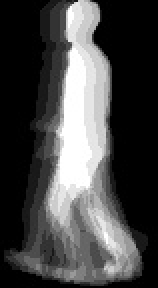
#> input picture gei100.jpg, 79 x 144 px, given in place of 001-nm-01-090-047.png, which was not available (shown 2 times larger)
$ jupyter execute --allow-errors gei_generation.ipynb   (older library calls are emulated)
#> lines starting #> are read from the running program, lines starting #| are printed output that depends on the picture; after the words box and inside, x2 and y2 are one past the last pixel; in counts of white or black regions, pixels touching at a corner belong together; pictures that were not available may be replaced by others from this repository, and a replacement may not be noted
#> further down, sample_image is the input picture: shape (144, 79); min 0, max 255, mean 71.2
[cell 1]
import cv2
import os
import sys
import numpy as np
import imutils
import math
print(os.getcwd())

[cell 2]
def getFeatures(sample_image,sample_image_rgb):
    thresh = cv2.threshold(sample_image, 45, 255, cv2.THRESH_BINARY)[1]
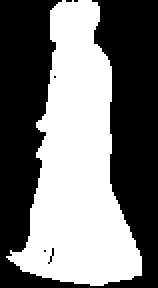
#> thresh: shape (144, 79) (shown 2 times larger); 46.1% white; 1 white region

    #Find the ccontour of the binary image
    cnts = cv2.findContours(thresh.copy(), cv2.RETR_EXTERNAL,cv2.CHAIN_APPROX_SIMPLE)
#> cnts = 1 contour; box (x1, y1, x2, y2) and area: (3, 0, 71, 143) 5072
    cnts = imutils.grab_contours(cnts)#just graps the countours from above received cnts that also contains other info
    c = max(cnts, key=cv2.contourArea)
#> c = contour of 151 points, box (x1, y1, x2, y2) (3, 0, 71, 143), area 5072

    #The extreme most points
    extLeft = tuple(c[c[:, :, 0].argmin()][0])
#> extLeft = (3, 128)
    extRight = tuple(c[c[:, :, 0].argmax()][0])
#> extRight = (70, 137)
    extTop = tuple(c[c[:, :, 1].argmin()][0])
#> extTop = (31, 0)
    extBot = tuple(c[c[:, :, 1].argmax()][0])
#> extBot = (45, 142)

    """
        In the below code :
            1) We are considering the points only below fist level that is coordinates with y value greater than that
                of fist
            2) In those values we are picking the rightmost and leftmost point that eventually comes out to
                be the foot points

    """
    maximum_y_r = -999
    maximum_x_r = -999
    maximum_x_l = extLeft[0]
#> maximum_x_l = 3
    maximum_y_l = -999

    for i in cnts[0]:
        for k in i:
            if k[1] > 150:
                if maximum_x_r < k[0]:
                    maximum_x_r = k[0]
                    maximum_y_r = k[1]
#> this loop made 151 passes
#> i on passes 1 to 3: [[31, 0]], [[30, 1]], [[29, 1]]
#> after the loop, maximum_x_r = -999; maximum_y_r = -999

    maximum_x_l = maximum_x_r
#> maximum_x_l = -999
    maximum_y_l = -999
    for i in cnts[0]:
        for k in i:
            if k[1] > maximum_y_r - 10:
                if maximum_x_l > k[0]:
                    maximum_x_l = k[0]
                    maximum_y_l = k[1]
#> after the loop, maximum_x_l = -999; maximum_y_l = -999

    if maximum_y_l > maximum_y_r:
        b=maximum_y_l
    else:
        b=maximum_y_r
#> b = -999
    dx2 = (maximum_x_r-extBot[0])**2
#> dx2 = 1089936
    dy2 = (maximum_y_r-extBot[1])**2
#> dy2 = 1301881
    distance = math.sqrt(dx2 + dy2)
#> distance = 1546.6
    hgt = b-extTop[1]
#> hgt = -999
    w=extRight[0]-extLeft[0]
#> w = 67
#> `distance,height,width = getFeatures(sample_image,sample_image_rgb)`: distance = 1546.6; height = -999; width = 67
#> pass 2 of the loop `for i in range(47,103):`:
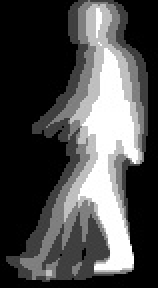
#> input picture gei50.jpg, 79 x 144 px, given in place of 001-nm-01-090-048.png, which was not available (shown 2 times larger)
#> sample_image is the input picture: shape (144, 79); min 0, max 255, mean 76.4
#> in getFeatures (call 2), `thresh = cv2.threshold(sample_image, 45, 255, cv2.THRESH_BINARY)[1]`:
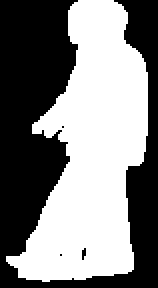
#> thresh: shape (144, 79) (shown 2 times larger); 50.6% white; 4 black regions (3 under 20 px)
#> cnts = 1 contour; box (x1, y1, x2, y2) and area: (3, 0, 74, 141) 5572
#> c = contour of 160 points, box (x1, y1, x2, y2) (3, 0, 74, 141), area 5572
#> extRight = (73, 67)
#> extTop = (39, 0)
#> extBot = (21, 140)
#> in getFeatures (call 2), `maximum_x_l = extLeft[0]`: maximum_x_l = 3
#> the loop in getFeatures (call 2), `for i in cnts[0]:` made 160 passes
#> i on passes 1 to 3: [[39, 0]], [[38, 1]], [[37, 1]]
#> after the loop in getFeatures (call 2), `for i in cnts[0]:`: maximum_x_r = -999
#> dx2 = 1040400
#> dy2 = 1297321
#> in getFeatures (call 2), `distance = math.sqrt(dx2 + dy2)`: distance = 1529
#> w = 70
#> `distance,height,width = getFeatures(sample_image,sample_image_rgb)`: distance = 1529; width = 70

    return distance,hgt,w

[cell 3]
def getCroppedImage(sample_image,sample_image_rgb,width_list_max,height_list_max):
    thresh = cv2.threshold(sample_image, 45, 255, cv2.THRESH_BINARY)[1]

    cnts = cv2.findContours(thresh.copy(), cv2.RETR_EXTERNAL,cv2.CHAIN_APPROX_SIMPLE)
    cnts = imutils.grab_contours(cnts)
    c = max(cnts, key=cv2.contourArea)

    extLeft = tuple(c[c[:, :, 0].argmin()][0])
    extRight = tuple(c[c[:, :, 0].argmax()][0])
    extTop = tuple(c[c[:, :, 1].argmin()][0])
    extBot = tuple(c[c[:, :, 1].argmax()][0])

    x=extLeft[0]
    y=extTop[1]

    mid_point = x + width_list_max//2
    if (extTop[0] < mid_point):
        diff = mid_point - extTop[0]
        x = x - diff
    elif extTop[0] > mid_point:
        diff = extTop[0] - mid_point
        x += diff
    if x < 0:
        x = 0
    elif x > 240:
        x = 240
    cropped = sample_image[y:y+height_list_max,x:x+width_list_max] # [y_min:y_max,x_min:x_max]
    return cropped

[cell 4]
sample_image_path = "C:\\Users\\MUJ\\Desktop\\minor\\casia b\\silhouettes\\silhouette\\001\\nm-01\\090\\001-nm-01-090-"
sample_image_rgb_path = "C:\\Users\\MUJ\\Desktop\\minor\\casia b\\silhouettes\\silhouette\\001\\nm-01\\090\\001-nm-01-090-"

distance_list = []
height_list = []
width_list=[]

"""
    Extract contours and features of the subject like:
        1) Height
        2) Stride Length

"""
#> (the rest of this cell did not finish here and is left out)
